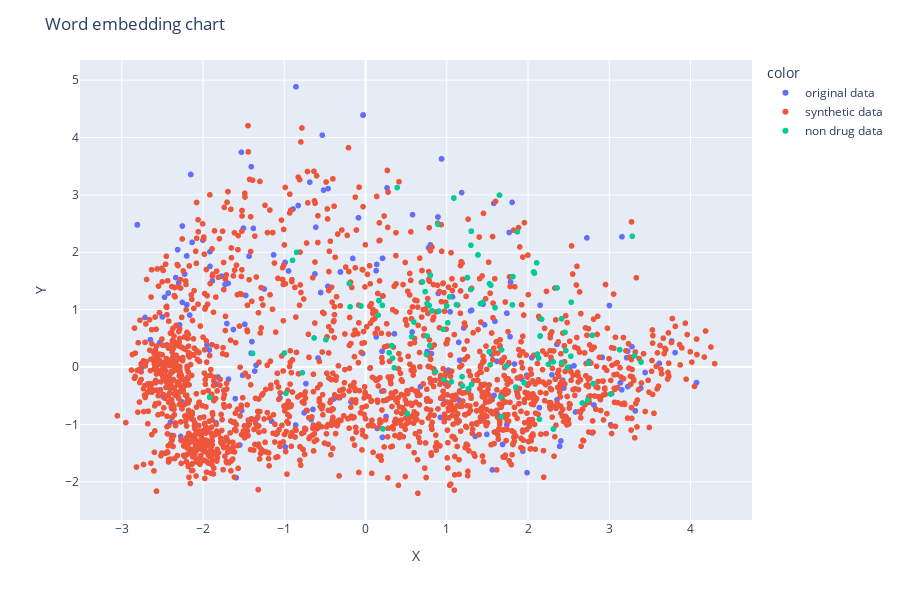

The notebook cell this image was saved under:
### Code cell
fig = px.scatter(df, x="X", y="Y",color="color")
# adjusting the text position
fig.update_traces(textposition='top center')
# setting up the height and title
fig.update_layout(
    height=600,
    title_text='Word embedding chart'
)
# displaying the figure
fig.show()

### Figure 1 — Plotly figure (JSON) as saved in the notebook; plotly's stock layout.template omitted (floating-point values rounded to 4 significant figures; data arrays with more than 128 entries replaced by an {"elided": "..."} marker saying what was removed)
{"data": [{"hovertemplate": "color=original data<br>X=%{x}<br>Y=%{y}<extra></extra>", "legendgroup": "original data", "marker": {"color": "#636efa", "symbol": "circle"}, "mode": "markers", "name": "original data", "showlegend": true, "textposition": "top center", "type": "scattergl", "x": {"elided": "261 float values"}, "xaxis": "x", "y": {"elided": "261 float values"}, "yaxis": "y"}, {"hovertemplate": "color=synthetic data<br>X=%{x}<br>Y=%{y}<extra></extra>", "legendgroup": "synthetic data", "marker": {"color": "#EF553B", "symbol": "circle"}, "mode": "markers", "name": "synthetic data", "showlegend": true, "textposition": "top center", "type": "scattergl", "x": {"elided": "1862 float values"}, "xaxis": "x", "y": {"elided": "1862 float values"}, "yaxis": "y"}, {"hovertemplate": "color=non drug data<br>X=%{x}<br>Y=%{y}<extra></extra>", "legendgroup": "non drug data", "marker": {"color": "#00cc96", "symbol": "circle"}, "mode": "markers", "name": "non drug data", "showlegend": true, "textposition": "top center", "type": "scattergl", "x": [2.131, 1.67, 1.814, 2.166, 2.25, 2.456, 1.649, 0.785, 3.283, 0.8162, 1.594, 0.3901, 2.464, 2.114, 2.527, 2.735, 2.078, 2.069, 2.485, 0.595, 1.848, 0.5139, 2.667, 1.674, 3.391, 1.012, 3.311, 2.414, 0.7976, 3.015, 1.523, 1.868, 1.087, 0.7577, 0.8616, 0.3531, 1.297, 1.254, -1.39, 1.535, 1.193, 0.7581, 1.263, -0.9984, -0.9804, 1.542, 2.357, 1.594, 1.414, 0.8913, 0.733, 2.308, 2.791, 0.7487, 1.035, 0.9036, 2.149, 0.2069, 1.188, 1.302, -0.488, 0.3327, 2.14, 1.294, 0.1647, 1.848, 1.732, 1.384, -0.2007, 0.9984, -0.6334, -0.05722, -0.8987, 0.2904, 1.442, 0.3215, -0.7781, 0.9646, -1.919, 0.8162, 1.808, 0.701, 1.305, 2.413, 0.2137, 1.119, 2.107, 0.5139, 0.7905, 2.313, 2.803, 3.129, 2.069, 1.058, 2.532, -0.8487, 2.743, 0.5673, 1.954, 0.1548, 0.9569, 1.664, -0.1905, 1.526, 2.414], "xaxis": "x", "y": [0.1559, -0.8648, 1.575, 0.8326, 0.04595, 0.6038, 2.995, 1.073, 2.28, 0.9783, 1.034, 3.127, 0.2856, 0.2251, 0.189, -0.5795, 1.636, 1.656, -0.005553, 0.7833, -0.3515, -0.8125, -0.6262, 0.2981, 0.0853, 0.7704, 0.1944, 0.07749, 1.599, -0.4716, 0.2657, 2.357, 2.945, 1.106, -0.08186, -0.01249, 2.122, 1.558, 0.2366, 0.04017, -0.3307, 0.5388, -0.3796, 0.2435, -0.4577, 1.425, 1.377, 1.034, 1.103, 2.486, 1.313, 0.09002, 0.5525, 0.2188, 1.222, 0.9736, 0.5405, 1.074, -0.1688, 2.368, 0.4769, 0.1548, -0.9104, 1.352, 1.158, -0.3515, 0.01654, 1.954, 1.454, 1.064, 0.5058, 1.063, 1.859, 0.2492, 1.125, 0.3726, -0.09959, -0.2198, -0.5278, 0.9783, 1.082, 1.484, -0.3052, 0.8409, -1.079, 1.085, 1.815, -0.8125, 0.3738, -1.08, -0.2888, 0.3003, 1.656, -0.2565, 1.13, 1.998, 0.06698, 0.5283, -0.2775, 0.9021, 0.6581, -0.5231, 1.049, 1.451, 0.07749], "yaxis": "y"}], "layout": {"height": 600, "legend": {"title": {"text": "color"}, "tracegroupgap": 0}, "margin": {"t": 60}, "title": {"text": "Word embedding chart"}, "xaxis": {"anchor": "y", "domain": [0, 1], "title": {"text": "X"}}, "yaxis": {"anchor": "x", "domain": [0, 1], "title": {"text": "Y"}}}}
